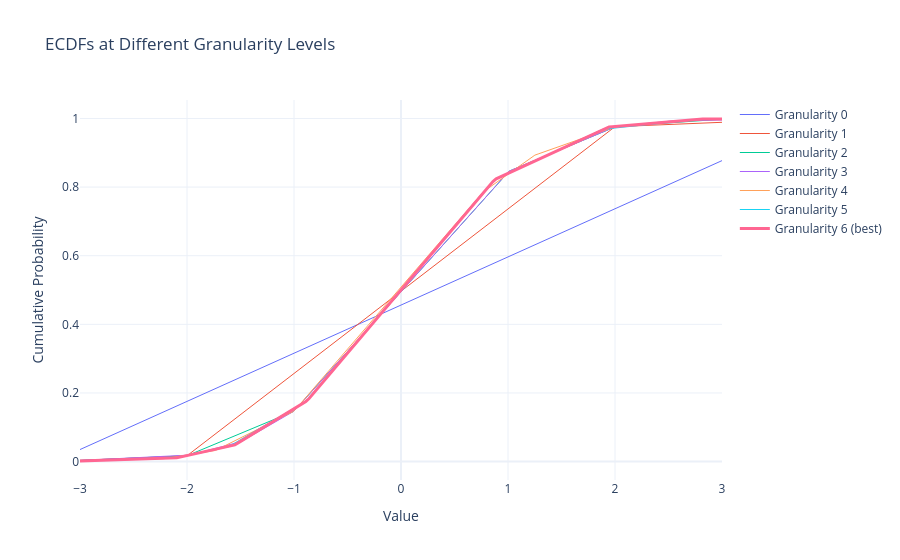

The notebook cell this image was saved under:
### Markdown cell above
### Comparing Granularity Levels

Visualize how different granularity levels affect the ECDF:

### Code cell
x_points = np.linspace(-3, 3, 200)

fig = go.Figure()
for ecdf_obj in cdf_collection:
    label = f"Granularity {ecdf_obj.granularity}"
    if ecdf_obj.is_best:
        label += " (best)"
    fig.add_trace(
        go.Scatter(
            x=x_points,
            y=ecdf_obj(x_points),
            mode="lines",
            name=label,
            line=dict(width=3 if ecdf_obj.is_best else 1),
        )
    )

fig.update_layout(
    title="ECDFs at Different Granularity Levels",
    xaxis_title="Value",
    yaxis_title="Cumulative Probability",
    template="plotly_white",
)
fig.show()

### Figure 1 — Plotly figure (JSON) as saved in the notebook; plotly's stock layout.template omitted (floating-point values rounded to 4 significant figures; data arrays with more than 128 entries replaced by an {"elided": "..."} marker saying what was removed)
{"data": [{"line": {"width": 1}, "mode": "lines", "name": "Granularity 0", "type": "scatter", "x": {"elided": "200 float values"}, "y": {"elided": "200 float values"}}, {"line": {"width": 1}, "mode": "lines", "name": "Granularity 1", "type": "scatter", "x": {"elided": "200 float values"}, "y": {"elided": "200 float values"}}, {"line": {"width": 1}, "mode": "lines", "name": "Granularity 2", "type": "scatter", "x": {"elided": "200 float values"}, "y": {"elided": "200 float values"}}, {"line": {"width": 1}, "mode": "lines", "name": "Granularity 3", "type": "scatter", "x": {"elided": "200 float values"}, "y": {"elided": "200 float values"}}, {"line": {"width": 1}, "mode": "lines", "name": "Granularity 4", "type": "scatter", "x": {"elided": "200 float values"}, "y": {"elided": "200 float values"}}, {"line": {"width": 1}, "mode": "lines", "name": "Granularity 5", "type": "scatter", "x": {"elided": "200 float values"}, "y": {"elided": "200 float values"}}, {"line": {"width": 3}, "mode": "lines", "name": "Granularity 6 (best)", "type": "scatter", "x": {"elided": "200 float values"}, "y": {"elided": "200 float values"}}], "layout": {"title": {"text": "ECDFs at Different Granularity Levels"}, "xaxis": {"title": {"text": "Value"}}, "yaxis": {"title": {"text": "Cumulative Probability"}}}}
